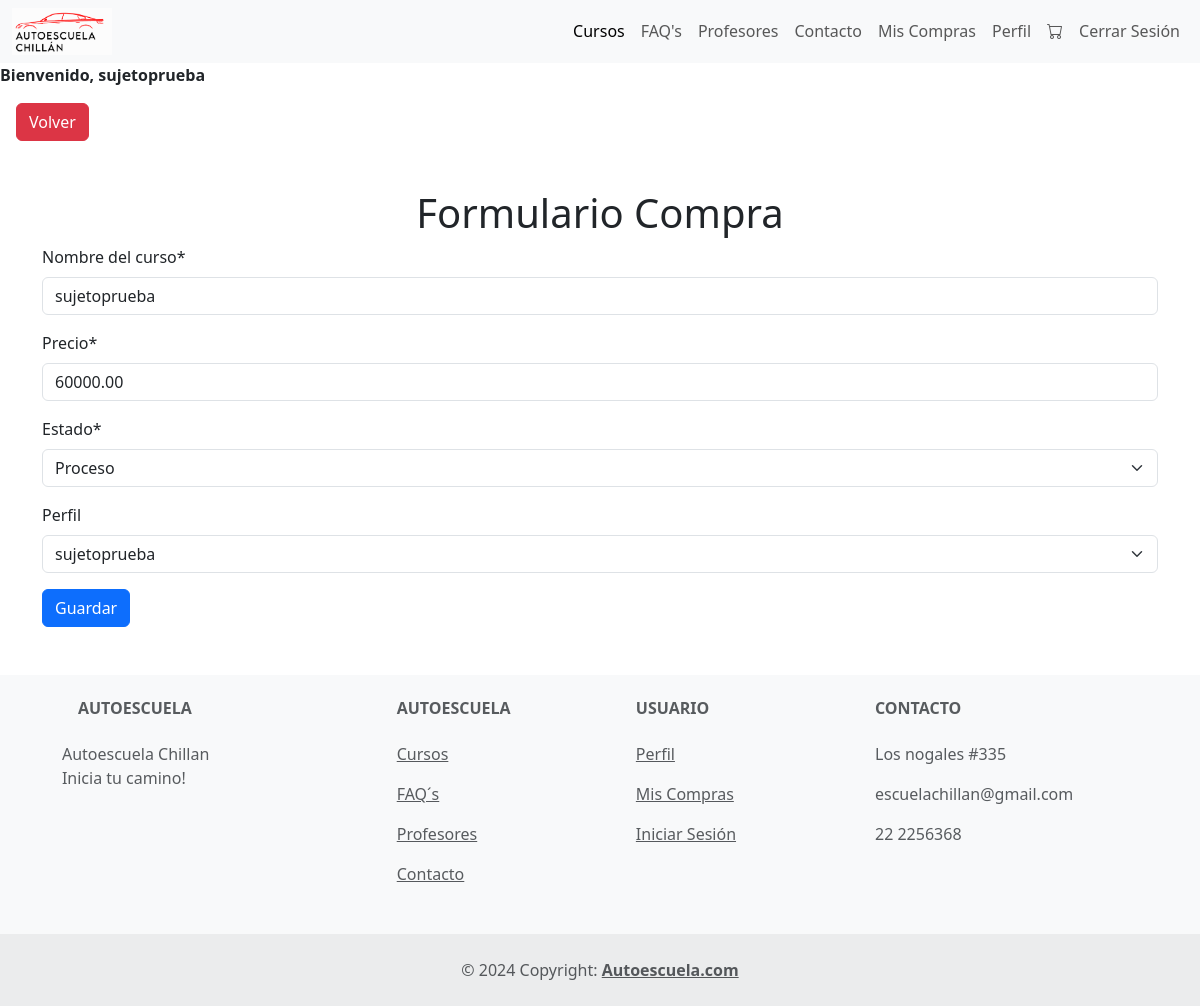
/editar_compra/5/ (signed in), run on the app's committed database.
### aplicacion/models.py (models this page shows, shortened)
class Compra(models.Model):
    nombre_curso = models.CharField(max_length=100, verbose_name="Nombre del curso")
    fecha_pedido = models.DateTimeField(auto_now_add=True, verbose_name="Fecha de compra")
    precio = models.DecimalField(max_digits=10, decimal_places=2, verbose_name="Precio")
    estado = models.CharField(max_length=50, choices=[('Proceso', 'Proceso'), ('Completado', 'Completado'), ('Cancelado', 'Cancelado')], verbose_name="Estado")
    perfil = models.ForeignKey(User, on_delete=models.CASCADE, verbose_name="Perfil", null=True, blank=True)

### aplicacion/views.py (the view)
# urls.py: path('editar_compra/<int:id>/', editar_compra, name='editar_compra'),
@login_required
def editar_compra(request, id):
    compra = get_object_or_404(Compra, pk=id)
    if request.method == 'POST':
        form = CompraForm(request.POST, instance=compra)
        if form.is_valid():
            form.save()
            return redirect('perfilAdmin')
    else:
        form = CompraForm(instance=compra)
    return render(request, 'Autoescuela/editar_compra_form.html', {'form': form})

### aplicacion/forms.py
class CompraForm(forms.ModelForm):
    class Meta:
        model = Compra
        fields = ['nombre_curso', 'precio', 'estado', 'perfil']
    def __init__(self, *args, **kwargs):
        super().__init__(*args, **kwargs)
        self.fields['perfil'].queryset = User.objects.filter(is_superuser=False)

### aplicacion/views.py (called while the page is built)
def navbar_context(request):
    usuario_autenticado = request.user.is_authenticated
    tiene_compras = False
    if usuario_autenticado:
        try:
            perfil =request.user
            items_carrito = CarritoItem.objects.filter(compra__perfil=perfil, compra=None)
            tiene_compras = items_carrito.exists()
        except Perfil.DoesNotExist:
            pass
    return {
        'usuario_autenticado': usuario_autenticado,
        'tiene_compras': tiene_compras,
    }

### aplicacion/templates/Autoescuela/editar_compra_form.html (shortened to what this page needs)
{% extends "Autoescuela/base.html" %}
{% load static %}
{% load crispy_forms_tags %}
{% block contenido %}
<div class="container mt-5">
    <h1 class="text-center">Formulario Compra</h1>
    <form method="post">
        {{ form |crispy }}
        <button type="submit" class="btn btn-primary">Guardar</button>
    </form>
</div>
{% endblock %}

### aplicacion/templates/Autoescuela/base.html (shortened to what this page needs)
{% load static %}
{% load crispy_forms_tags %}
<!DOCTYPE html>
<html lang="es">
<head>
  <link href="https://cdn.jsdelivr.net/npm/bootstrap@5.3.3/dist/css/bootstrap.min.css" rel="stylesheet">
  <link rel="stylesheet" href="https://cdn.jsdelivr.net/npm/bootstrap-icons@1.7.1/font/bootstrap-icons.css">
  <link rel="stylesheet" href={% static 'aplicacion/estilos/css'%}>
  <link rel="stylesheet" href="https://cdnjs.cloudflare.com/ajax/libs/font-awesome/4.7.0/css/font-awesome.min.css">
</head>
<body>
<nav class="navbar navbar-expand-sm bg-body-tertiary">
  <div class="container-fluid">
      <a href="{% url 'index' %}">
          <img src="{% static 'aplicacion/img/logo-autoescuela-2_1.png' %}" width="100px">
      </a>
      <div class="collapse navbar-collapse" id="navbarNavDropdown">
          <ul class="navbar-nav ms-auto">
              <li class="nav-item">
                  <a class="nav-link active" aria-current="page" href="{% url 'cursos' %}">Cursos</a>
              </li>
              <li class="nav-item">
                  <a class="nav-link" href="{% url 'faqs' %}">FAQ's</a>
              </li>
              <li class="nav-item">
                  <a class="nav-link" href="{% url 'profesores' %}">Profesores</a>
              </li>
              <li class="nav-item">
                  <a class="nav-link" href="{% url 'contacto' %}">Contacto</a>
              </li>
              {% if user.is_authenticated %}
                  {% if user.is_superuser %}
                  <li class="nav-item">
                      <a class="nav-link" href="{% url 'perfilAdmin' %}">Administración</a>
                  </li>
                  <li class="nav-item">
                      <a class="nav-link" href="{% url 'cerrarSesion' %}">Cerrar Sesión</a>
                  </li>
                  {% else %}
                  <li class="nav-item">
                      <a class="nav-link" href="{% url 'miscompras' %}">Mis Compras</a>
                  </li>
                  <li class="nav-item">
                      <a class="nav-link" href="{% url 'perfil' %}">Perfil</a>
                  </li>
                  <li class="nav-item">
                      <a class="nav-link" href="{% url 'carrito' %}">
                          <i class="bi bi-cart"></i>
                      </a>
                  </li>
                  <li class="nav-item">
                      <a class="nav-link" href="{% url 'cerrarSesion' %}">Cerrar Sesión</a>
                  </li>
                  {% endif %}
              {% else %}
              <li class="nav-item">
                  <a class="nav-link" href="{% url 'login' %}">Iniciar Sesión</a>
              </li>
              {% endif %}
          </ul>
      </div>
  </div>
</nav>
{% if user.is_authenticated %}
  <strong>Bienvenido, {{ user.username }}</strong>
{% endif %}
  <div class="m-3" >
  <button onclick="goBack()" type="button" class="btn btn-danger">Volver</button>
  </div>
    <div>
{% block contenido %}
{% endblock %}
<footer class="text-center text-lg-start bg-body-tertiary text-muted">
    <section class="">
      <div class="container text-center text-md-start mt-5 p-2">
        <div class="row mt-3">
          <div class="col-md-3 col-lg-4 col-xl-3 mx-auto mb-4">
            <h6 class="text-uppercase fw-bold mb-4">
              Autoescuela
            </h6>
            <p>
              Autoescuela Chillan
              <br>
                Inicia tu camino!
            </p>
          </div>
          <div class="col-md-2 col-lg-2 col-xl-2 mx-auto mb-4">
            <h6 class="text-uppercase fw-bold mb-4">
              Autoescuela
            </h6>
            <p>
              <a href="{% url 'cursos' %}" class="text-reset">Cursos</a>
            </p>
            <p>
              <a href="{% url 'faqs' %}" class="text-reset">FAQ´s</a>
            </p>
            <p>
              <a href="{% url 'profesores' %}" class="text-reset">Profesores</a>
            </p>
            <p>
              <a href="{% url 'contacto' %}"class="text-reset">Contacto</a>
            </p>
          </div>
          <div class="col-md-3 col-lg-2 col-xl-2 mx-auto mb-4">
            <h6 class="text-uppercase fw-bold mb-4">
              Usuario
            </h6>
            <p>
              <a href="{% url 'perfil' %}" class="text-reset">Perfil</a>
            </p>
            <p>
              <a href="{% url 'miscompras' %}" class="text-reset">Mis Compras</a>
            </p>
            <p>
              <a href="{% url 'login' %}" class="text-reset">Iniciar Sesión</a>
            </p>
          </div>
          <div class="col-md-4 col-lg-3 col-xl-3 mx-auto mb-md-0 mb-4">
            <h6 class="text-uppercase fw-bold mb-4">Contacto</h6>
            <p>Los nogales #335</p>
            <p>
              escuelachillan@gmail.com
            </p>
            <p>22 2256368</p>
          </div>
        </div>
      </div>
    </section>
    <div class="text-center p-4" style="background-color: rgba(0, 0, 0, 0.05);">
      © 2024 Copyright:
      <a class="text-reset fw-bold" href="https://mdbootstrap.com/">Autoescuela.com</a>
    </div>
  </footer>
  </body>

### data on the page
Compra: nombre_curso "sujetoprueba", precio "60000.00", estado "Proceso", perfil "sujetoprueba"

### other printed values
{{ user.username }} "sujetoprueba"
